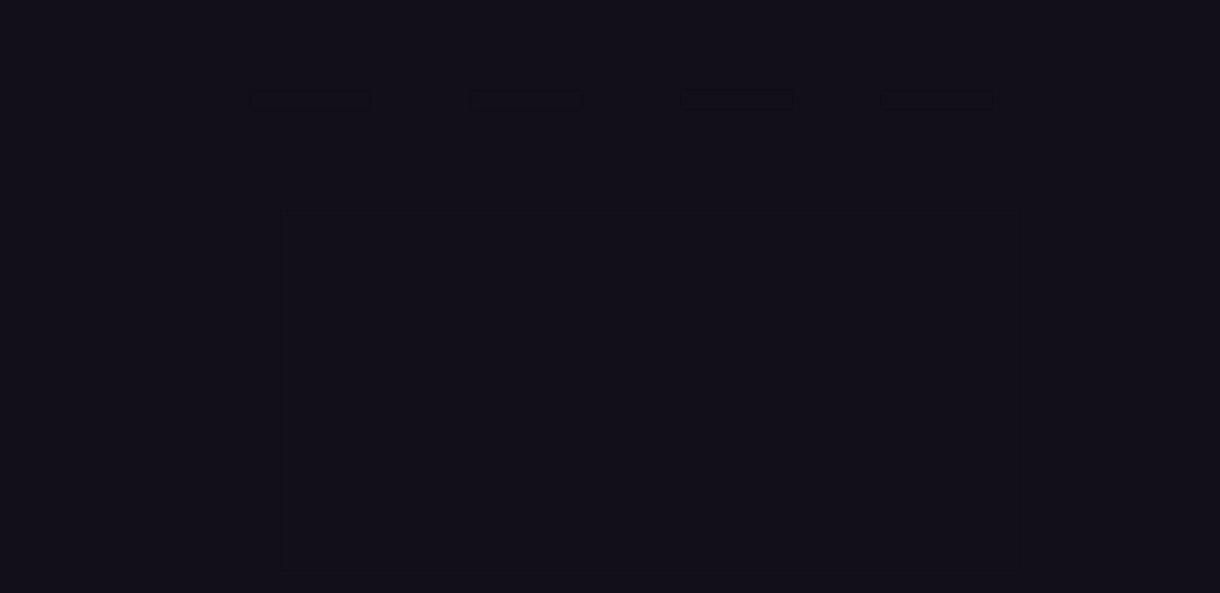
<?xml version="1.0" encoding="UTF-8"?>
<ui version="4.0">
 <class>MainWindow</class>
 <widget class="QMainWindow" name="MainWindow">
  <property name="geometry">
   <rect>
    <x>0</x>
    <y>0</y>
    <width>1220</width>
    <height>593</height>
   </rect>
  </property>
  <property name="windowTitle">
   <string>MainWindow</string>
  </property>
  <property name="styleSheet">
   <string notr="true">background-color: #130F1A;</string>
  </property>
  <widget class="QWidget" name="centralwidget">
   <widget class="QFrame" name="frame">
    <property name="geometry">
     <rect>
      <x>280</x>
      <y>210</y>
      <width>741</width>
      <height>361</height>
     </rect>
    </property>
    <property name="styleSheet">
     <string notr="true">background-image: url(:/newPrefix/World-Map-PNG-Photos.png);
background-repeat: no-repeat;</string>
    </property>
    <property name="frameShape">
     <enum>QFrame::StyledPanel</enum>
    </property>
    <property name="frameShadow">
     <enum>QFrame::Raised</enum>
    </property>
   </widget>
   <widget class="QLineEdit" name="lineEdit">
    <property name="geometry">
     <rect>
      <x>250</x>
      <y>90</y>
      <width>121</width>
      <height>21</height>
     </rect>
    </property>
   </widget>
   <widget class="QLineEdit" name="lineEdit_2">
    <property name="geometry">
     <rect>
      <x>470</x>
      <y>90</y>
      <width>113</width>
      <height>21</height>
     </rect>
    </property>
   </widget>
   <widget class="QLineEdit" name="lineEdit_3">
    <property name="geometry">
     <rect>
      <x>680</x>
      <y>89</y>
      <width>113</width>
      <height>21</height>
     </rect>
    </property>
   </widget>
   <widget class="QLineEdit" name="lineEdit_4">
    <property name="geometry">
     <rect>
      <x>880</x>
      <y>90</y>
      <width>113</width>
      <height>20</height>
     </rect>
    </property>
   </widget>
  </widget>
  <widget class="QStatusBar" name="statusbar"/>
 </widget>
 <resources>
  <include location="../../Documents/estudos/pooII/poo-II/telas/imagens.qrc"/>
 </resources>
 <connections/>
</ui>
